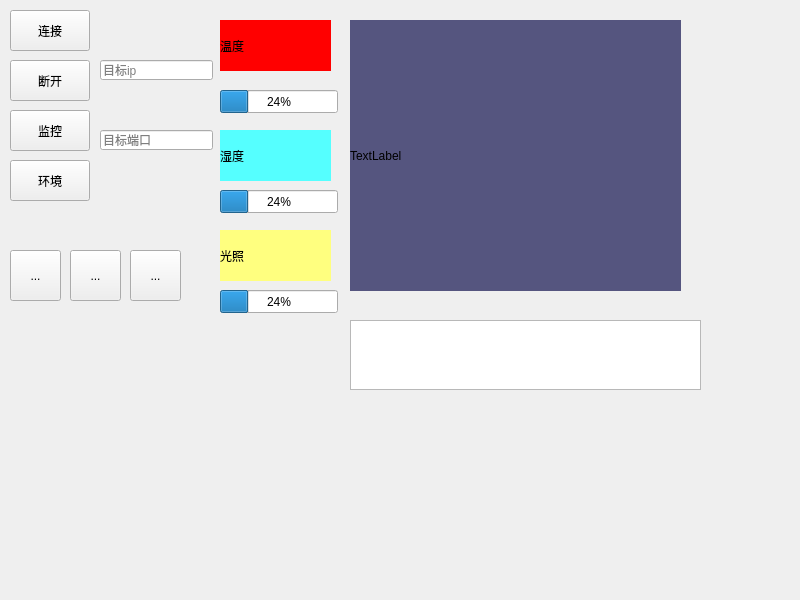
<?xml version="1.0" encoding="UTF-8"?>
<ui version="4.0">
 <class>HomeWidget</class>
 <widget class="QWidget" name="HomeWidget">
  <property name="geometry">
   <rect>
    <x>0</x>
    <y>0</y>
    <width>800</width>
    <height>600</height>
   </rect>
  </property>
  <property name="windowTitle">
   <string>HomeWidget</string>
  </property>
  <widget class="QPushButton" name="btn_connect">
   <property name="geometry">
    <rect>
     <x>10</x>
     <y>10</y>
     <width>80</width>
     <height>41</height>
    </rect>
   </property>
   <property name="text">
    <string>连接</string>
   </property>
  </widget>
  <widget class="QPushButton" name="btn_disconnect">
   <property name="geometry">
    <rect>
     <x>10</x>
     <y>60</y>
     <width>80</width>
     <height>41</height>
    </rect>
   </property>
   <property name="text">
    <string>断开</string>
   </property>
  </widget>
  <widget class="QPushButton" name="btn_monitor">
   <property name="geometry">
    <rect>
     <x>10</x>
     <y>110</y>
     <width>80</width>
     <height>41</height>
    </rect>
   </property>
   <property name="text">
    <string>监控</string>
   </property>
  </widget>
  <widget class="QPushButton" name="btn_env">
   <property name="geometry">
    <rect>
     <x>10</x>
     <y>160</y>
     <width>80</width>
     <height>41</height>
    </rect>
   </property>
   <property name="text">
    <string>环境</string>
   </property>
  </widget>
  <widget class="QToolButton" name="btn_light">
   <property name="geometry">
    <rect>
     <x>10</x>
     <y>250</y>
     <width>51</width>
     <height>51</height>
    </rect>
   </property>
   <property name="sizePolicy">
    <sizepolicy hsizetype="MinimumExpanding" vsizetype="Fixed">
     <horstretch>0</horstretch>
     <verstretch>0</verstretch>
    </sizepolicy>
   </property>
   <property name="styleSheet">
    <string notr="true"/>
   </property>
   <property name="text">
    <string>...</string>
   </property>
   <property name="icon">
    <iconset resource="res.qrc">
     <normaloff>:/light.jpg</normaloff>:/light.jpg</iconset>
   </property>
   <property name="iconSize">
    <size>
     <width>51</width>
     <height>51</height>
    </size>
   </property>
  </widget>
  <widget class="QToolButton" name="btn_buzzer">
   <property name="geometry">
    <rect>
     <x>70</x>
     <y>250</y>
     <width>51</width>
     <height>51</height>
    </rect>
   </property>
   <property name="styleSheet">
    <string notr="true"/>
   </property>
   <property name="text">
    <string>...</string>
   </property>
   <property name="icon">
    <iconset resource="res.qrc">
     <normaloff>:/buzzer.jpg</normaloff>:/buzzer.jpg</iconset>
   </property>
   <property name="iconSize">
    <size>
     <width>51</width>
     <height>51</height>
    </size>
   </property>
  </widget>
  <widget class="QToolButton" name="btn_fan">
   <property name="geometry">
    <rect>
     <x>130</x>
     <y>250</y>
     <width>51</width>
     <height>51</height>
    </rect>
   </property>
   <property name="styleSheet">
    <string notr="true"/>
   </property>
   <property name="text">
    <string>...</string>
   </property>
   <property name="icon">
    <iconset resource="res.qrc">
     <normaloff>:/fan.jpg</normaloff>:/fan.jpg</iconset>
   </property>
   <property name="iconSize">
    <size>
     <width>51</width>
     <height>51</height>
    </size>
   </property>
  </widget>
  <widget class="QLabel" name="label_temp">
   <property name="geometry">
    <rect>
     <x>220</x>
     <y>20</y>
     <width>111</width>
     <height>51</height>
    </rect>
   </property>
   <property name="styleSheet">
    <string notr="true">background-color: rgb(255, 0, 0);</string>
   </property>
   <property name="text">
    <string>温度</string>
   </property>
  </widget>
  <widget class="QLabel" name="label_humi">
   <property name="geometry">
    <rect>
     <x>220</x>
     <y>130</y>
     <width>111</width>
     <height>51</height>
    </rect>
   </property>
   <property name="styleSheet">
    <string notr="true">background-color: rgb(85, 255, 255);</string>
   </property>
   <property name="text">
    <string>湿度</string>
   </property>
  </widget>
  <widget class="QLabel" name="label_light">
   <property name="geometry">
    <rect>
     <x>220</x>
     <y>230</y>
     <width>111</width>
     <height>51</height>
    </rect>
   </property>
   <property name="styleSheet">
    <string notr="true">background-color: rgb(255, 255, 127);</string>
   </property>
   <property name="text">
    <string>光照</string>
   </property>
  </widget>
  <widget class="QProgressBar" name="progressBar">
   <property name="geometry">
    <rect>
     <x>220</x>
     <y>290</y>
     <width>118</width>
     <height>23</height>
    </rect>
   </property>
   <property name="value">
    <number>24</number>
   </property>
  </widget>
  <widget class="QLabel" name="label_image">
   <property name="geometry">
    <rect>
     <x>350</x>
     <y>20</y>
     <width>331</width>
     <height>271</height>
    </rect>
   </property>
   <property name="styleSheet">
    <string notr="true">background-color: rgb(85, 85, 127);</string>
   </property>
   <property name="text">
    <string>TextLabel</string>
   </property>
  </widget>
  <widget class="QTextEdit" name="textEdit_log">
   <property name="geometry">
    <rect>
     <x>350</x>
     <y>320</y>
     <width>351</width>
     <height>70</height>
    </rect>
   </property>
  </widget>
  <widget class="QLineEdit" name="edit_ip">
   <property name="geometry">
    <rect>
     <x>100</x>
     <y>60</y>
     <width>113</width>
     <height>20</height>
    </rect>
   </property>
   <property name="placeholderText">
    <string>目标ip</string>
   </property>
  </widget>
  <widget class="QLineEdit" name="edit_port">
   <property name="geometry">
    <rect>
     <x>100</x>
     <y>130</y>
     <width>113</width>
     <height>20</height>
    </rect>
   </property>
   <property name="placeholderText">
    <string>目标端口</string>
   </property>
  </widget>
  <widget class="QProgressBar" name="progressBar_temp">
   <property name="geometry">
    <rect>
     <x>220</x>
     <y>90</y>
     <width>118</width>
     <height>23</height>
    </rect>
   </property>
   <property name="value">
    <number>24</number>
   </property>
  </widget>
  <widget class="QProgressBar" name="progressBar_humi">
   <property name="geometry">
    <rect>
     <x>220</x>
     <y>190</y>
     <width>118</width>
     <height>23</height>
    </rect>
   </property>
   <property name="value">
    <number>24</number>
   </property>
  </widget>
 </widget>
 <resources>
  <include location="res.qrc"/>
 </resources>
 <connections/>
</ui>
